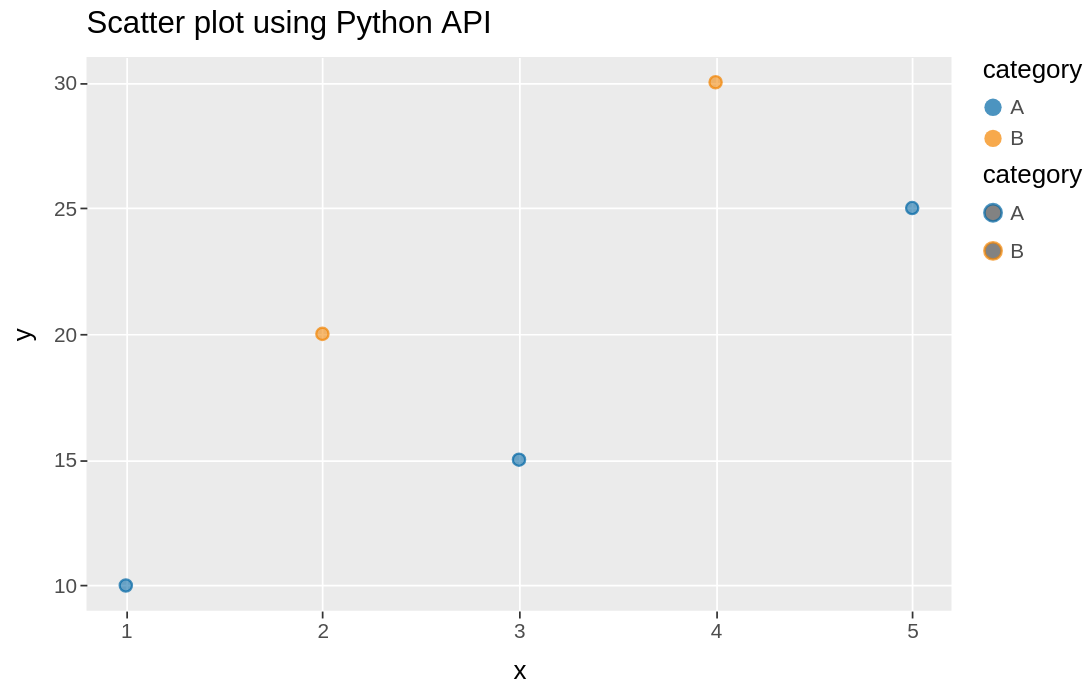

The code cell stored with this chart in its notebook:
### Code cell
# Render to Altair chart
plot = ggsql.render_altair(df, "VISUALIZE DRAW point MAPPING x as x, y as y, category as color LABEL title => 'Scatter plot using Python API'")
plot = plot.properties(width=500, height=320)
plot.display()

### Figure 1 — Vega-Lite specification as saved in the notebook (floating-point values rounded to 4 significant figures)
{"config": {"view": {"continuousWidth": 300, "continuousHeight": 300, "fill": "#EBEBEB", "stroke": null}, "axis": {"domain": false, "grid": true, "gridColor": "#FFFFFF", "gridWidth": 1, "labelColor": "#4D4D4D", "labelFontSize": 12, "tickColor": "#333333", "tickSize": 4, "titleColor": "#000000", "titleFontSize": 15, "titleFontWeight": "normal", "titlePadding": 10}, "header": {"labelColor": "#000000", "labelFontSize": 15, "labelFontWeight": "normal", "labelPadding": 5, "title": null}, "legend": {"labelColor": "#4D4D4D", "labelFontSize": 12, "rowPadding": 6, "titleColor": "#000000", "titleFontSize": 15, "titleFontWeight": "normal", "titlePadding": 8}, "title": {"anchor": "start", "color": "#000000", "fontSize": 18, "fontWeight": "normal", "frame": "group", "offset": 10, "subtitleColor": "#4D4D4D", "subtitleFontSize": 15, "subtitleFontWeight": "normal"}}, "layer": [{"mark": {"type": "point", "clip": true}, "encoding": {"detail": [{"field": "__ggsql_aes_stroke__", "type": "nominal"}, {"field": "__ggsql_aes_fill__", "type": "nominal"}], "fill": {"field": "__ggsql_aes_fill__", "legend": {"labelExpr": "datum.label == 'A' ? 'A' : datum.label == 'B' ? 'B' : datum.label"}, "scale": {"domain": ["A", "B"], "range": ["#0067A5", "#F38400"]}, "title": "category", "type": "nominal"}, "fillOpacity": {"value": 0.8}, "shape": {"value": "circle"}, "size": {"value": 50.27}, "stroke": {"field": "__ggsql_aes_stroke__", "legend": {"labelExpr": "datum.label == 'A' ? 'A' : datum.label == 'B' ? 'B' : datum.label"}, "scale": {"domain": ["A", "B"], "range": ["#0067A5", "#F38400"]}, "title": "category", "type": "nominal"}, "strokeWidth": {"value": 1.333}, "x": {"axis": {"labelExpr": "datum.label == '1' ? '1' : datum.label == '5' ? '5' : datum.label == '4' ? '4' : datum.label == '3' ? '3' : datum.label == '2' ? '2' : datum.label", "values": [1.0, 2.0, 3.0, 4.0, 5.0]}, "field": "__ggsql_aes_pos1__", "scale": {"domain": [0.8, 5.2], "zero": false}, "title": "x", "type": "quantitative"}, "y": {"axis": {"labelExpr": "datum.label == '15' ? '15' : datum.label == '20' ? '20' : datum.label == '10' ? '10' : datum.label == '25' ? '25' : datum.label == '30' ? '30' : datum.label", "values": [10.0, 15.0, 20.0, 25.0, 30.0]}, "field": "__ggsql_aes_pos2__", "scale": {"domain": [9.0, 31.0], "zero": false}, "stack": null, "title": "y", "type": "quantitative"}}, "transform": [{"filter": {"equal": "__ggsql_layer_0__", "field": "__ggsql_source__"}}]}], "data": {"name": "data-f6785a0ff5ca32b8dc93a2bf3f67318c"}, "height": 320, "title": "Scatter plot using Python API", "width": 500, "$schema": "https://vega.github.io/schema/vega-lite/v6.json", "datasets": {"data-f6785a0ff5ca32b8dc93a2bf3f67318c": [{"__ggsql_aes_fill__": "A", "__ggsql_aes_pos1__": 1, "__ggsql_aes_pos2__": 10, "__ggsql_aes_stroke__": "A", "__ggsql_row_index__": 0, "__ggsql_source__": "__ggsql_layer_0__"}, {"__ggsql_aes_fill__": "B", "__ggsql_aes_pos1__": 2, "__ggsql_aes_pos2__": 20, "__ggsql_aes_stroke__": "B", "__ggsql_row_index__": 1, "__ggsql_source__": "__ggsql_layer_0__"}, {"__ggsql_aes_fill__": "A", "__ggsql_aes_pos1__": 3, "__ggsql_aes_pos2__": 15, "__ggsql_aes_stroke__": "A", "__ggsql_row_index__": 2, "__ggsql_source__": "__ggsql_layer_0__"}, {"__ggsql_aes_fill__": "B", "__ggsql_aes_pos1__": 4, "__ggsql_aes_pos2__": 30, "__ggsql_aes_stroke__": "B", "__ggsql_row_index__": 3, "__ggsql_source__": "__ggsql_layer_0__"}, {"__ggsql_aes_fill__": "A", "__ggsql_aes_pos1__": 5, "__ggsql_aes_pos2__": 25, "__ggsql_aes_stroke__": "A", "__ggsql_row_index__": 4, "__ggsql_source__": "__ggsql_layer_0__"}]}}
